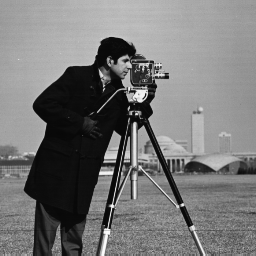
%> input picture Img_lib/cameraman.bmp, 256 x 256 px
$ octave Contrast_Quantizer.m   (GNU Octave 9; MATLAB toolbox functions it lacks are replaced by stand-ins)
%> lines starting %> are read from the running program, lines starting %| are printed output that depends on the picture
clc;
clear all;
close all;

orignal_img_1 = imread('D:\STUDY\DIP\img_lib\cameraman.bmp');
%> orignal_img_1 is the input picture: size 256x256 uint8; min 7, max 253, mean 118.7
subplot(2,2,1);
imshow(orignal_img_1);
title('Actual Image');

orignal_img = double(orignal_img_1);

for m=5:7
variable= 2^m;

C = (1)*((orignal_img).^(1/3));
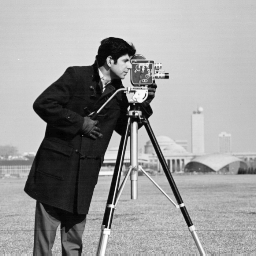
%> C: size 256x256 double; min 1.91, max 6.32, mean 4.63; drawn with min black and max white

tk(1) = min(min(C));
tk(variable+1) = max(max(C));

variable_1 = (tk(variable+1)-tk(1))/variable;
%> variable_1 = 0.138

for a=2:(variable)
      tk(a)=tk(a-1)+variable_1;
end
%> after the loop, tk = 33 values from 1.91 to 6.32

for a=1:(variable)
        rk(a)=tk(a)+variable_1/2;
end
%> after the loop, rk = 32 values from 1.98 to 6.26

% Quantization process

    for a=1:256
        for p=1:256
            for q=1:variable
                if (C(a,p) < tk(q+1) && C(a,p) >= tk(q))
                    UNI_img(a,p)=rk(q);
                end
            end
        end
    end
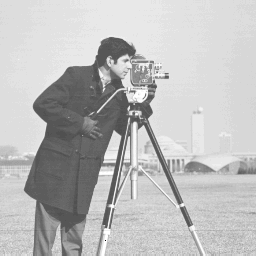
%> UNI_img: size 256x256 double; min 0, max 6.26, mean 4.63; drawn with min black and max white


U = (UNI_img).^(3);
U_1 = double(U);

y = orignal_img - U_1;
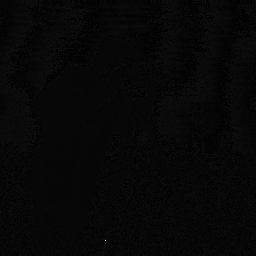
%> y: size 256x256 double; min -7.82, max 253, mean -0.1; drawn with min black and max white

%disp(U1);

MSE = sum(sum(power(y,2)))/(256^2);  %  standard equation for MSE
%> MSE = 9.95
disp(MSE);
%| 9.9540

PSNR = 10*log10((255^2)/MSE); %  standard equation for PSNR
%> PSNR = 38.15
disp(PSNR);
%| 38.151

subplot(2,2,m-3);
imshow(uint8(U_1));
title([num2str(variable),'level Quantized images']);
%> (the run ends here)
